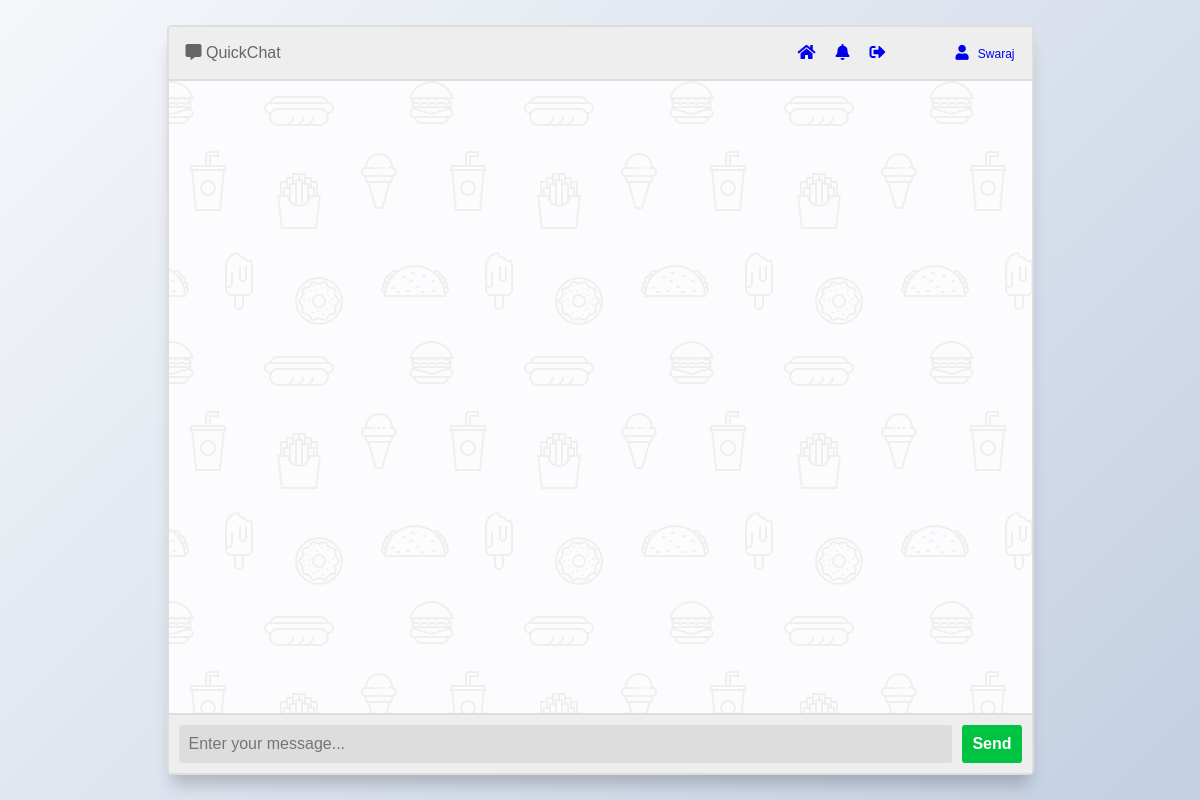
/8/ (signed in), run on an earlier commit of the app's database.
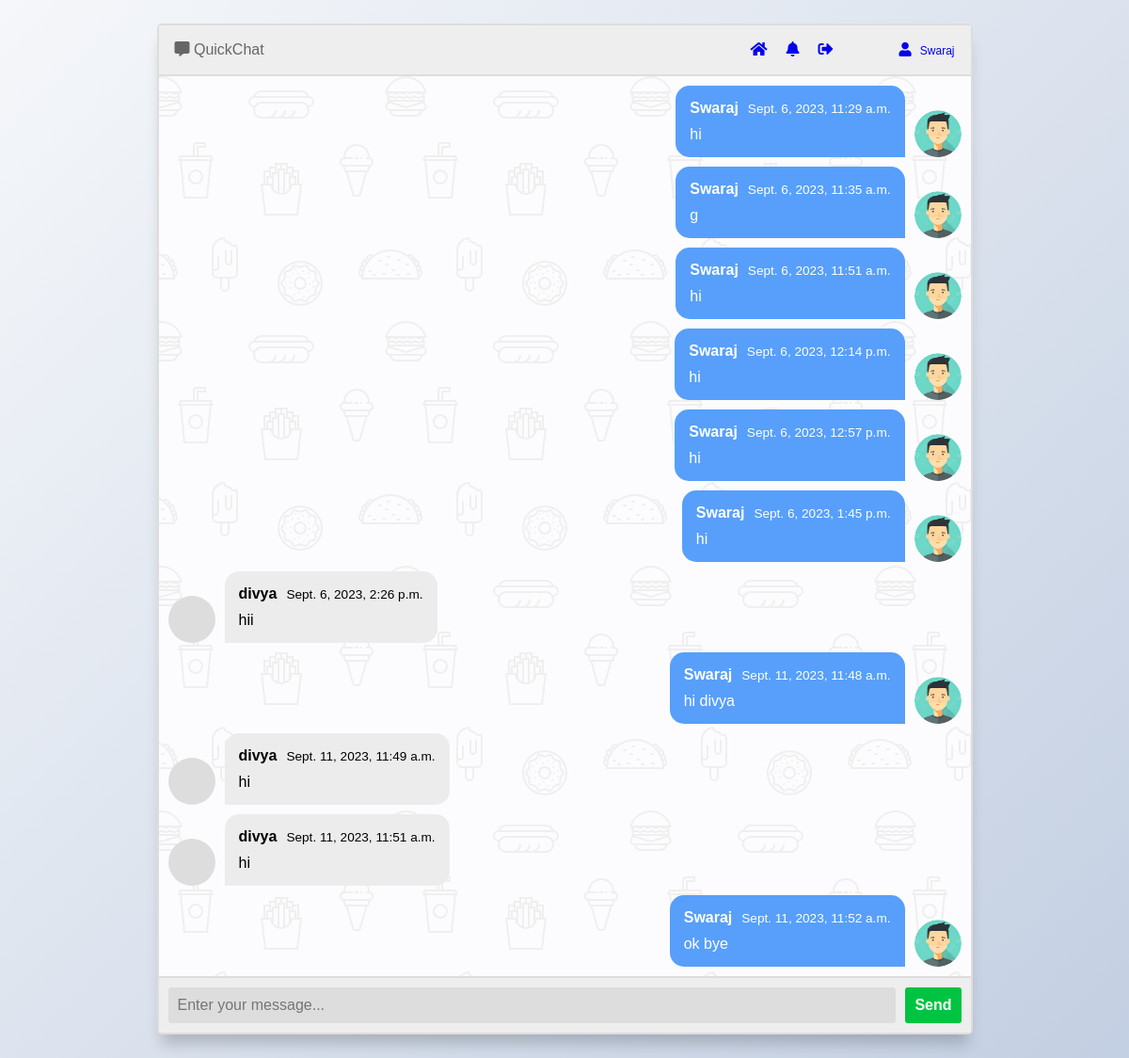
And on a later commit of the database.
### chatapp/models.py (models this page shows, shortened)
class ChatMessage(models.Model):
    sender=models.ForeignKey(User,on_delete=models.CASCADE,related_name='sent_messages')
    receiver=models.ForeignKey(User,on_delete=models.CASCADE,related_name='received_messages')
    message=models.TextField()
    timestamp=models.DateTimeField(auto_now_add=True,blank=True,null=True)
    seen=models.BooleanField(default=False)

class UserProfile(models.Model):
    user=models.OneToOneField(User,on_delete=models.CASCADE,related_name='profile')
    email=models.CharField(max_length=100,blank=True,null=True)
    first_name=models.CharField(max_length=100,blank=True,null=True)
    last_name=models.CharField(max_length=100,blank=True,null=True)
    profile_pic=models.ImageField(upload_to='profile',blank=True,null=True)
    friends=models.ManyToManyField(User,blank=True,null=True,related_name='friends')

### chatapp/views.py (the view)
# urls.py: path('<int:user_id>/',chat_window,name='chat_window'),
@login_required
def chat_window(request,user_id):
    sender=request.user
    receiver=User.objects.get(pk=user_id)
    received_messages=list(request.user.received_messages.filter(sender=receiver))
    sent_messages=list(request.user.sent_messages.filter(receiver=receiver))
    all_messages=received_messages+sent_messages
    all_messages.sort(key=lambda x:x.timestamp)
    return render(request,'chat_window.html', {"other_user_id": user_id,'all_messages':all_messages})

### chatapp/templates/chat_window.html (shortened to what this page needs)
<!DOCTYPE html>
<html lang="en">
  {% load static %}
<head>
<link rel="stylesheet" href="https://cdnjs.cloudflare.com/ajax/libs/font-awesome/5.15.3/css/all.min.css">
<link href="{% static 'css/chat_window.css' %}" rel="stylesheet">
</head>
<body>
<section class="msger">
    <header class="msger-header">
      <div class="msger-header-title">
        <i class="fas fa-comment-alt"></i> QuickChat
      </div>
      <div class="msger-header-options">
        <a href="{% url 'index' %}"><i class="fas fa-home"></i></a>
        <a href="{% url 'notifications' %}"><i class="fas fa-bell animated-bell"></i></a>
        <a href="{% url 'logout' %}"><i class="fas fa-sign-out-alt"></i></a>
        <a href="{% url 'update_profile' %}" class="user-icon">
        <i class="fas fa-user"></i>
        <span class="username">{{request.user.first_name}}</span>
      </a>
      </div>
    </header>
    <main class="msger-chat">
      {% for message in all_messages %}
        {% if message.sender == request.user %}
          <div class="msg right-msg">
            <div class="msg-img" style="background-image: url({{ message.sender.profile.profile_pic.url }})"></div>
            <div class="msg-bubble">
              <div class="msg-info">
                <div class="msg-info-name">{{ message.sender.first_name }}</div>
                <div class="msg-info-time">{{ message.timestamp }}</div>
              </div>
              <div class="msg-text">
                {{ message.message }}
              </div>
            </div>
          </div>
        {% else %}
          <div class="msg left-msg">
            <div class="msg-img" style="background-image: url({{ message.sender.profile.profile_pic.url }})"></div>
            <div class="msg-bubble">
              <div class="msg-info">
                <div class="msg-info-name">{{ message.sender.first_name }}</div>
                <div class="msg-info-time">{{ message.timestamp }}</div>
              </div>
              <div class="msg-text">
                {{ message.message }}
              </div>
            </div>
          </div>
        {% endif %}
      {% endfor %}
    </main>
    <form class="msger-inputarea">
      <input type="text" class="msger-input" placeholder="Enter your message...">
      <button type="submit" class="msger-send-btn">Send</button>
    </form>
  </section>
</body>
</html>

### chatapp/static/css/chat_window.css (style rules this page uses)
:root { --body-bg: linear-gradient(135deg, #f5f7fa 0%, #c3cfe2 100%); --msger-bg: #fff; --border: 2px solid #ddd; --left-msg-bg: #ececec; --right-msg-bg: #579ffb; }
html { box-sizing: border-box; }
*, *:before, *:after { margin: 0; padding: 0; box-sizing: inherit; }
body { display: flex; justify-content: center; align-items: center; height: 100vh; background-image: var(--body-bg); font-family: Helvetica, sans-serif; }
.msger { display: flex; flex-flow: column wrap; justify-content: space-between; width: 100%; max-width: 867px; margin: 25px 10px; height: calc(100% - 50px); border: var(--border); border-radius: 5px; background: var(--msger-bg); box-shadow: 0 15px 15px -5px rgba(0, 0, 0, 0.2); }
.msger-header-options { display: flex; gap: 20px; }
.user-icon { font-size: 15px; margin-left: 50px; text-decoration: none; }
.username { font-size: 12px; padding-left: 5px; }
.animated-bell { animation: bellAnimation 0.5s infinite alternate; }
.msger-header { display: flex; justify-content: space-between; padding: 17px; border-bottom: var(--border); background: #eee; color: #666; }
.msger-chat { flex: 1; overflow-y: auto; padding: 10px; position: relative; }
.msg { display: flex; align-items: flex-end; margin-bottom: 10px; }
.msg:last-of-type { margin: 0; }
.msg-img { width: 50px; height: 50px; margin-right: 10px; background: #ddd; background-repeat: no-repeat; background-position: center; background-size: cover; border-radius: 50%; }
.msg-bubble { max-width: 450px; padding: 15px; border-radius: 15px; background: var(--left-msg-bg); }
.msg-info { display: flex; justify-content: space-between; align-items: center; margin-bottom: 10px; }
.msg-info-name { margin-right: 10px; font-weight: bold; }
.msg-info-time { font-size: 0.85em; }
.left-msg .msg-bubble { border-bottom-left-radius: 0; }
.right-msg { flex-direction: row-reverse; }
.right-msg .msg-bubble { background: var(--right-msg-bg); color: #fff; border-bottom-right-radius: 0; }
.right-msg .msg-img { margin: 0 0 0 10px; }
.msger-inputarea { display: flex; padding: 10px; border-top: var(--border); background: #eee; }
.msger-inputarea * { padding: 10px; border: none; border-radius: 3px; font-size: 1em; }
.msger-input { flex: 1; background: #ddd; }
.msger-send-btn { margin-left: 10px; background: rgb(0, 196, 65); color: #fff; font-weight: bold; cursor: pointer; transition: background 0.23s; }
.msger-chat { background-color: #fcfcfe; }

What changed in the data, as far as the page shows it:
added ChatMessage: sender.profile.profile_pic (picture), sender.first_name "Swaraj", timestamp "Sept. 6, 2023, 11:29 a.m.", message "hi"
added ChatMessage: sender.profile.profile_pic (picture), sender.first_name "Swaraj", timestamp "Sept. 6, 2023, 11:35 a.m.", message "g"
added ChatMessage: sender.profile.profile_pic (picture), sender.first_name "Swaraj", timestamp "Sept. 6, 2023, 11:51 a.m.", message "hi"
added ChatMessage: sender.profile.profile_pic (picture), sender.first_name "Swaraj", timestamp "Sept. 6, 2023, 12:14 p.m.", message "hi"
added ChatMessage: sender.profile.profile_pic (picture), sender.first_name "Swaraj", timestamp "Sept. 6, 2023, 12:57 p.m.", message "hi"
added ChatMessage: sender.profile.profile_pic (picture), sender.first_name "Swaraj", timestamp "Sept. 6, 2023, 1:45 p.m.", message "hi"
added ChatMessage: sender.first_name "divya", timestamp "Sept. 6, 2023, 2:26 p.m.", message "hii"
added ChatMessage: sender.profile.profile_pic (picture), sender.first_name "Swaraj", timestamp "Sept. 11, 2023, 11:48 a.m.", message "hi divya"
added ChatMessage: sender.first_name "divya", timestamp "Sept. 11, 2023, 11:49 a.m.", message "hi"
added ChatMessage: sender.first_name "divya", timestamp "Sept. 11, 2023, 11:51 a.m.", message "hi"
added ChatMessage: sender.profile.profile_pic (picture), sender.first_name "Swaraj", timestamp "Sept. 11, 2023, 11:52 a.m.", message "ok bye"
